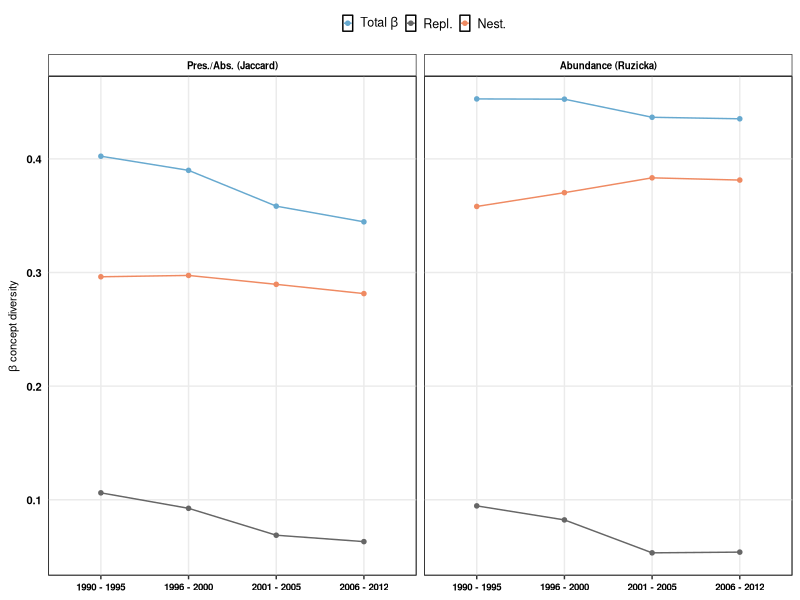

R code for this plot:
#####################################
# Figures for beta diversity        #
#####################################

require(ggplot2)
require(dplyr)
require(reshape2)

###########
# Data ####
###########

beta_div<-read.csv("Cleaned_Data/Integration_BetaDiversity_Legendre.csv",stringsAsFactors = FALSE)

# arrange data for figures

beta_div<-melt(beta_div, id.vars=c("Index","TimeWindow"),measure.vars = 1:5,value.name = "Value",variable.name = "BetaDiv_Components")
beta_div$TimeWindow<-as.character(beta_div$TimeWindow)
beta_div$TimeWindow<-ifelse(beta_div$TimeWindow=="1990_1995","1990 - 1995",beta_div$TimeWindow)
beta_div$TimeWindow<-ifelse(beta_div$TimeWindow=="1996_2000","1996 - 2000",beta_div$TimeWindow)
beta_div$TimeWindow<-ifelse(beta_div$TimeWindow=="2001_2005","2001 - 2005",beta_div$TimeWindow)
beta_div$TimeWindow<-ifelse(beta_div$TimeWindow=="2006_2012","2006 - 2012",beta_div$TimeWindow)
beta_div$TimeWindow<-as.factor(beta_div$TimeWindow)
beta_div$TimeWindow <- factor(beta_div$TimeWindow, levels = c("1990 - 1995","1996 - 2000","2001 - 2005","2006 - 2012"))

beta_div<-filter(beta_div, BetaDiv_Components=="BDtotal"|BetaDiv_Components=="Repl"|BetaDiv_Components=="RichDif")

beta_div$BetaDiv_Components<-as.factor(beta_div$BetaDiv_Components)
beta_div$BetaDiv_Components <- factor(beta_div$BetaDiv_Components, levels = c("BDtotal","Repl","RichDif"))

beta_div$Index<-as.factor(beta_div$Index)
levels(beta_div$Index)[levels(beta_div$Index)=="Jaccard_pa"] <- "Pres./Abs. (Jaccard)"
levels(beta_div$Index)[levels(beta_div$Index)=="Ruzicka_abund"]   <- "Abundance (Ruzicka)"

# figure

bb<-ggplot(data=beta_div,aes(x=TimeWindow,y=Value,group=BetaDiv_Components,colour=BetaDiv_Components))+
  geom_point(shape=20,size=2) +
  geom_line(size=0.5)+
  scale_colour_manual(name="",labels=c("Repl"="Repl.","RichDif"= "Nest.","BDtotal"= expression(paste("Total ",beta))),
                      values = c("BDtotal"="#67a9cf","RichDif" = "#ef8a62","Repl" ="gray40"))+
  labs(x = "", y = expression(paste(beta," concept diversity")))+
  facet_wrap(.~Index)

BetaDiv<-bb+ theme_bw()+theme(axis.title.x=element_blank(),
                               axis.title.y=element_text(colour="black",face=c("bold"),size=8),
                               axis.text.y=element_text(colour="black",face="bold",size=8),
                               axis.text.x=element_text(colour="black",face="bold",size=7),
                               axis.ticks.y=element_line(colour="transparent"),
                               legend.background=element_rect(fill="transparent"),
                               legend.key=element_rect(fill="transparent"),legend.key.size = unit(0.25, "cm"),
                               legend.text=element_text(size=9),
                               legend.text.align = 0.5,
                               legend.position="top",legend.direction="horizontal",
                               strip.background = element_rect(fill="transparent"),
                               strip.text = element_text(colour="black",face="bold",size=7),
                               panel.background =element_rect(fill="transparent",colour="black"),panel.grid.minor=element_blank())

png(filename="Figures/Integr_BetaDiv_orders.png", 
    type="cairo",
    units="in", 
    width=6, 
    height=4,  
    pointsize=2, 
    res=1000)

BetaDiv

dev.off()
